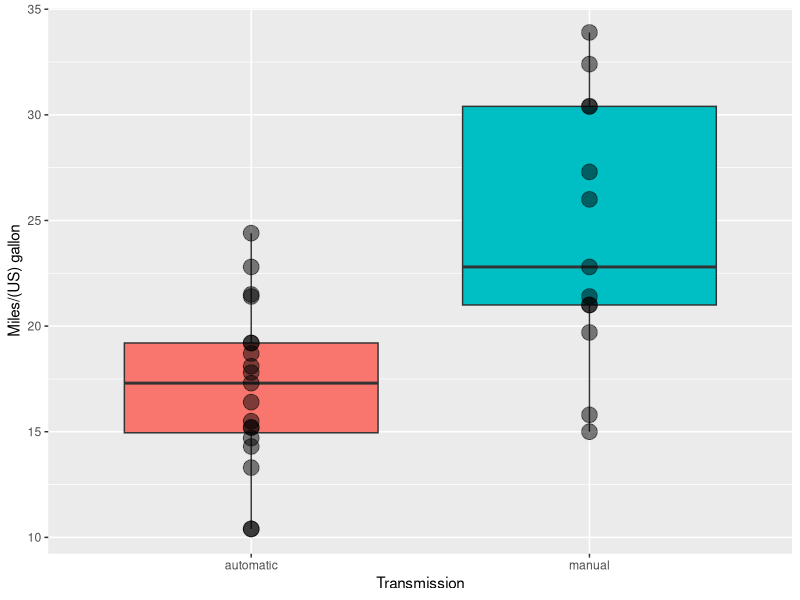
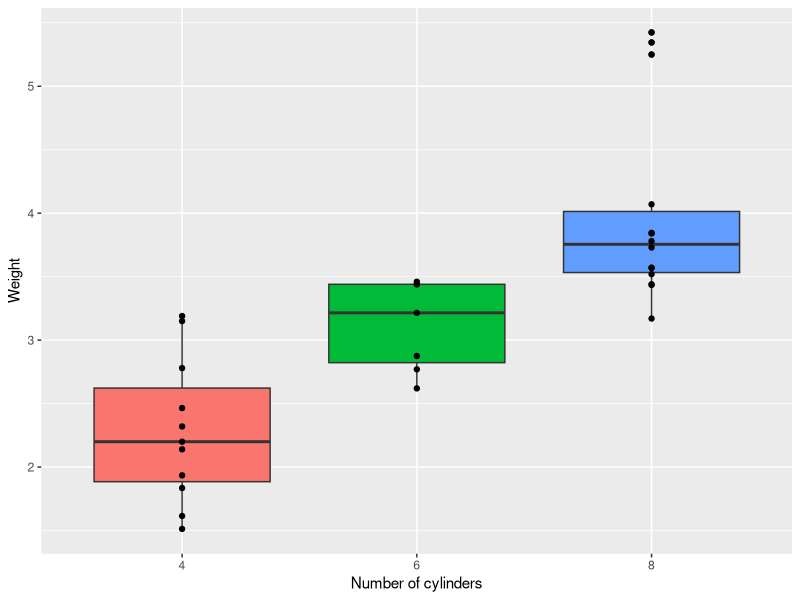
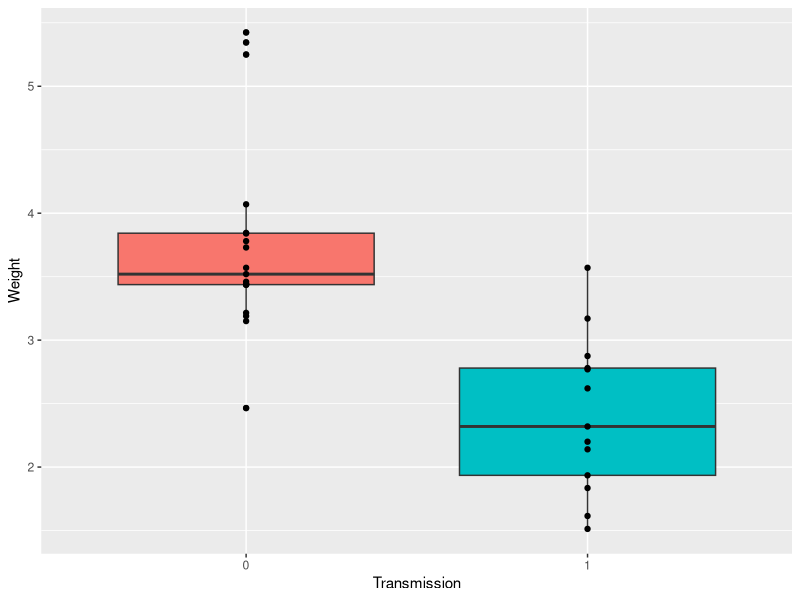
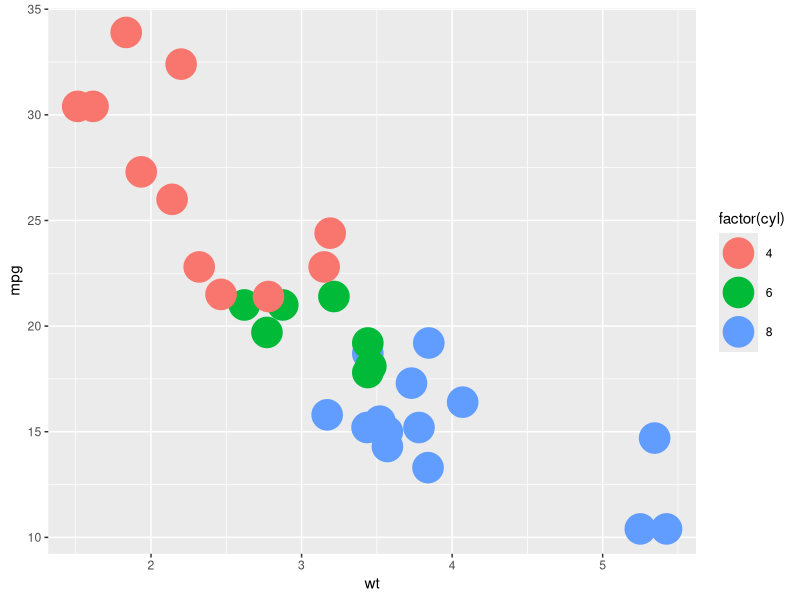
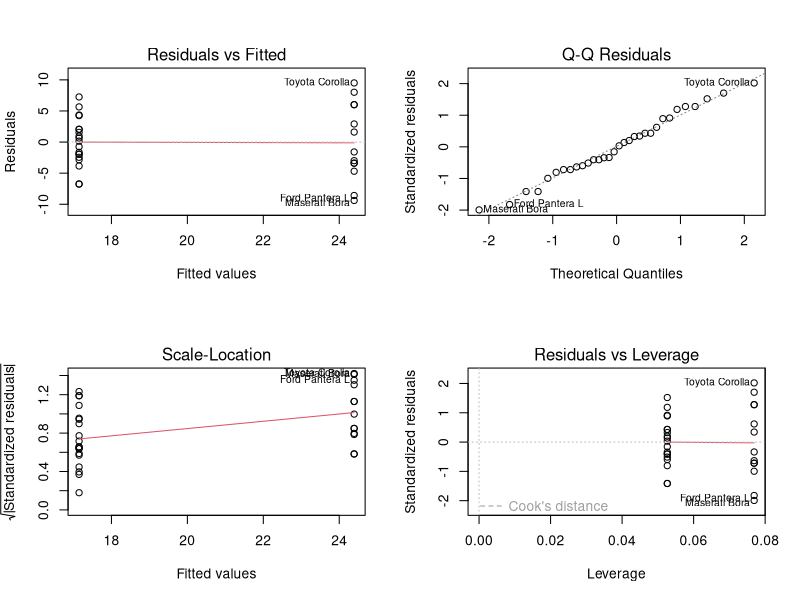
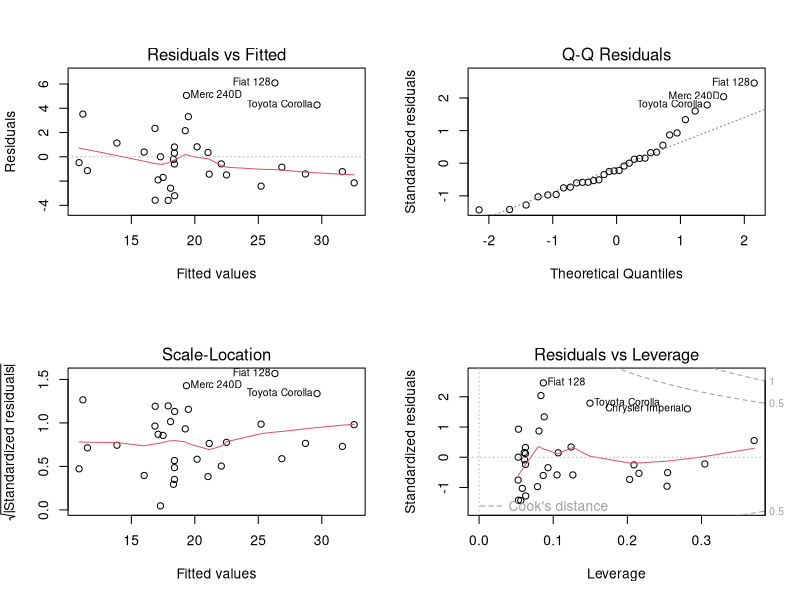
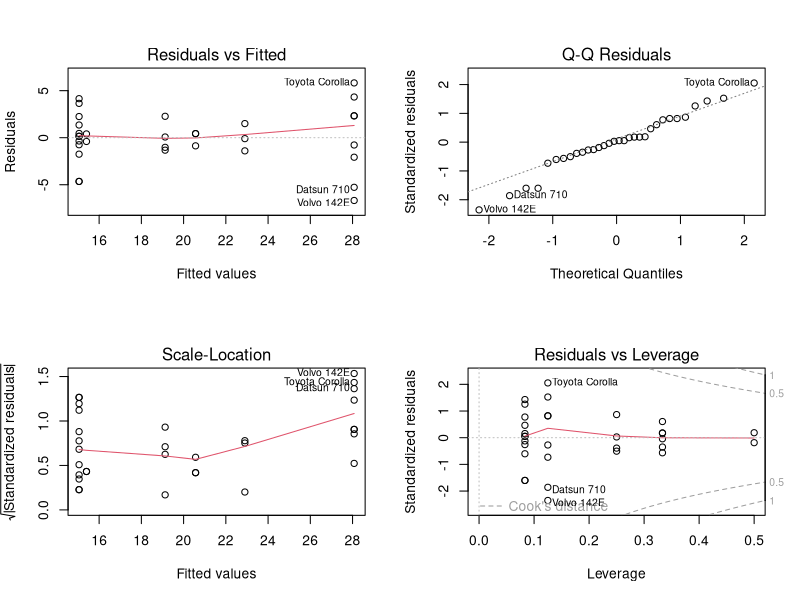
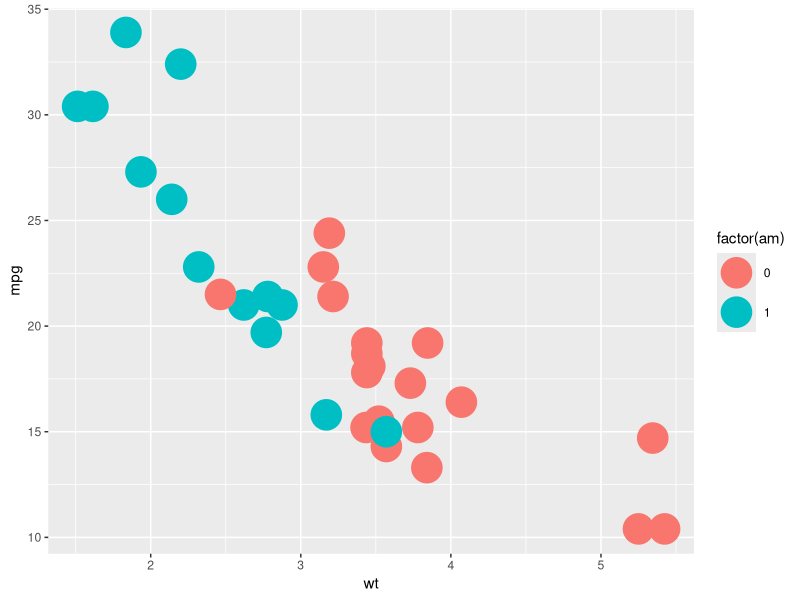

Write R code to recreate these figures, in order.
library(ggplot2)
data("mtcars")
head(mtcars)

g<- ggplot(data = mtcars,aes(x=factor(am),y=mpg,fill=factor(am)))
g<- g   + geom_boxplot()+ geom_point(size=5,alpha=0.5)
g<- g + xlab('Transmission') + ylab('Miles/(US) gallon')
g<- g + scale_x_discrete(labels=c('automatic','manual'))
g<- g + theme(legend.position='none')
g

# T-test
data_auto <- subset(mtcars,am==0)$mpg
data_manu <- subset(mtcars,am==1)$mpg
t<- t.test(data_manu,data_auto)
t$p.value
t$estimate


# Weight related to number of cylinders
h<- ggplot(data = mtcars,aes(x=factor(cyl),y=wt,fill=factor(cyl)))
h<- h   + geom_boxplot()+ geom_point()
h<- h + xlab('Number of cylinders') + ylab('Weight')
h<- h + theme(legend.position='none')
h

# Weight related to transmission
h<- ggplot(data = mtcars,aes(x=factor(am),y=wt,fill=factor(am)))
h<- h   + geom_boxplot()+ geom_point()
h<- h + xlab('Transmission') + ylab('Weight')
h<- h + theme(legend.position='none')
h


h<- ggplot(data = mtcars,aes(x=wt,y=mpg))
h + geom_point(size=10, aes(col=factor(cyl)))



fit1 <- lm(mpg~factor(am),data=mtcars)
summary(fit1)
par(mfrow=c(2,2))
plot(fit1)

fit2 <- lm(mpg~factor(am)+factor(cyl),data=mtcars)
s<-summary(fit2)
s$sigma
s$coefficients


fit3 <- lm(mpg~factor(am)+wt,data=mtcars)
summary(fit3)$coef

fit4 <- lm(mpg~factor(am)+factor(cyl)+ wt,data=mtcars)
summary(fit4)$coef

fit2_int <- lm(mpg~factor(am)*factor(cyl),data=mtcars)
s<-summary(fit2_int)
s$sigma


anova(fit1,fit2,fit3,fit4)
anova(fit2,fit4)
anova(fit2_int,fit4)


fit5 <- lm(mpg~factor(am)+wt*factor(cyl),data=mtcars)
s<-summary(fit5)
s$sigma

anova(fit4,fit5)

fit6 <- lm(mpg~factor(am)*wt+factor(cyl),data=mtcars)
s<-summary(fit6)
s$sigma
s$coefficients

anova(fit4,fit6)
anova(fit2,fit6)

fit7 <- lm(mpg~factor(am)*wt,data=mtcars)
s<-summary(fit7)
s$sigma
s$coefficients

anova(fit6,fit7)
anova(fit2_int,fit7)

par(mfrow=c(2,2))
plot(fit7)

par(mfrow=c(2,2))
plot(fit2_int)

summary(fit2_int)$coef

h<- ggplot(data = mtcars,aes(x=wt,y=mpg))
h + geom_point(size=10, aes(col=factor(am)))


